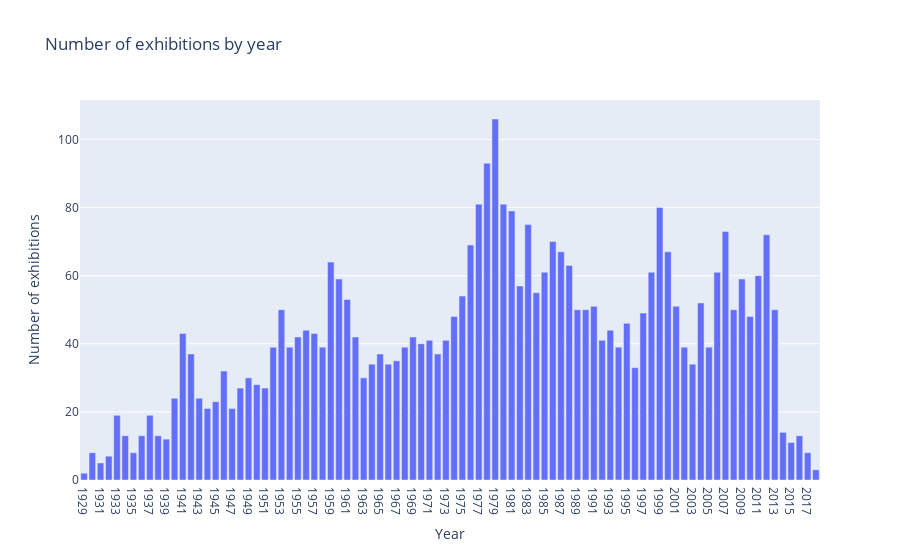

The cell this chart's notebook holds for it:
### Markdown cell above
## Histogram - number of exhibitions by year - all

### Code cell
x_values = number_ex_by_year.keys()
y_values = number_ex_by_year.values()

fig = px.bar(x=x_values, y=y_values, 
labels={"x": "Year", "y": "Number of exhibitions"},
title="Number of exhibitions by year"
)
fig.show()

### Figure 1 — Plotly figure (JSON) as saved in the notebook; plotly's stock layout.template omitted (floating-point values rounded to 4 significant figures)
{"data": [{"alignmentgroup": "True", "hovertemplate": "Year=%{x}<br>Number of exhibitions=%{y}<extra></extra>", "legendgroup": "", "marker": {"color": "#636efa", "pattern": {"shape": ""}}, "name": "", "offsetgroup": "", "orientation": "v", "showlegend": false, "textposition": "auto", "type": "bar", "x": ["1929", "1930", "1931", "1932", "1933", "1934", "1935", "1936", "1937", "1938", "1939", "1940", "1941", "1942", "1943", "1944", "1945", "1946", "1947", "1948", "1949", "1950", "1951", "1952", "1953", "1954", "1955", "1956", "1957", "1958", "1959", "1960", "1961", "1962", "1963", "1964", "1965", "1966", "1967", "1968", "1969", "1970", "1971", "1972", "1973", "1974", "1975", "1976", "1977", "1978", "1979", "1980", "1981", "1982", "1983", "1984", "1985", "1986", "1987", "1988", "1989", "1990", "1991", "1992", "1993", "1994", "1995", "1996", "1997", "1998", "1999", "2000", "2001", "2002", "2003", "2004", "2005", "2006", "2007", "2008", "2009", "2010", "2011", "2012", "2013", "2014", "2015", "2016", "2017", "2018"], "xaxis": "x", "y": [2, 8, 5, 7, 19, 13, 8, 13, 19, 13, 12, 24, 43, 37, 24, 21, 23, 32, 21, 27, 30, 28, 27, 39, 50, 39, 42, 44, 43, 39, 64, 59, 53, 42, 30, 34, 37, 34, 35, 39, 42, 40, 41, 37, 41, 48, 54, 69, 81, 93, 106, 81, 79, 57, 75, 55, 61, 70, 67, 63, 50, 50, 51, 41, 44, 39, 46, 33, 49, 61, 80, 67, 51, 39, 34, 52, 39, 61, 73, 50, 59, 48, 60, 72, 50, 14, 11, 13, 8, 3], "yaxis": "y"}], "layout": {"barmode": "relative", "legend": {"tracegroupgap": 0}, "title": {"text": "Number of exhibitions by year"}, "xaxis": {"anchor": "y", "domain": [0, 1], "title": {"text": "Year"}}, "yaxis": {"anchor": "x", "domain": [0, 1], "title": {"text": "Number of exhibitions"}}}}
